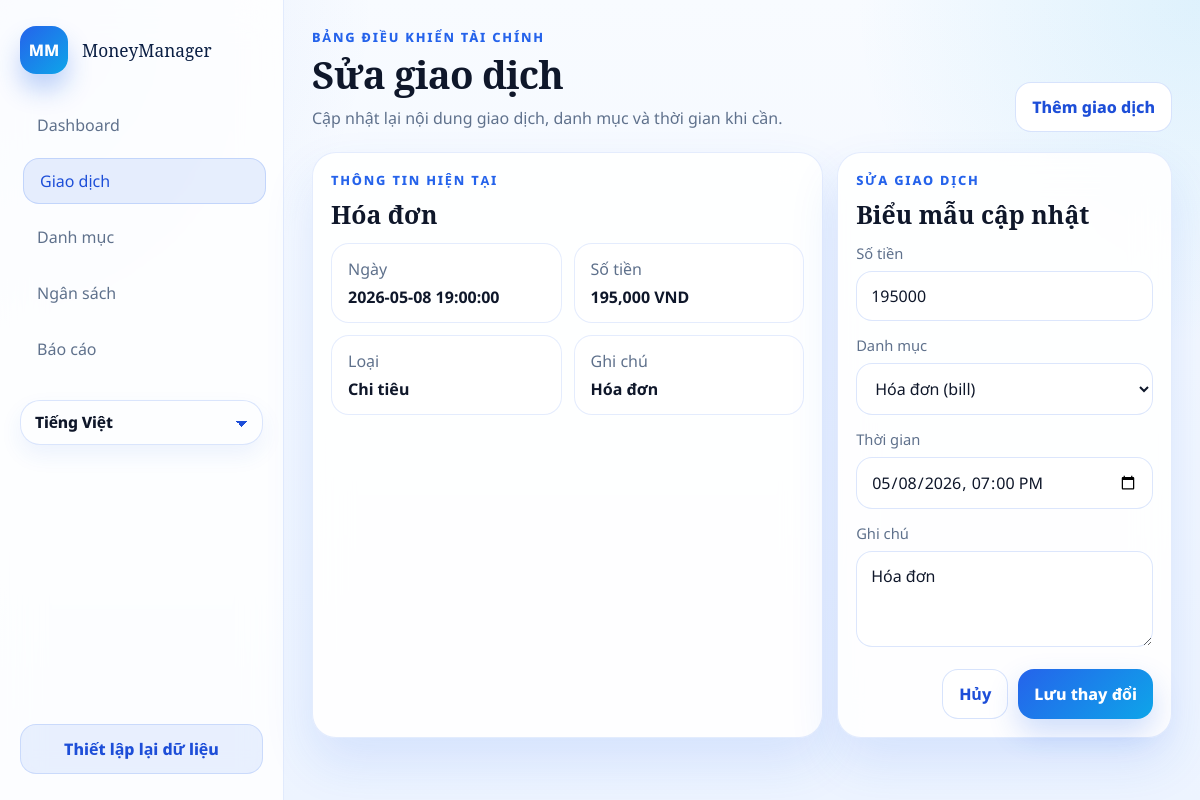
Screenshot of /transactions/47/edit with the database file from the repository.
### tables this page shows
CREATE TABLE categories (
            id INTEGER PRIMARY KEY AUTOINCREMENT,
            key TEXT UNIQUE NOT NULL,
            value TEXT NOT NULL,
            type INTEGER NOT NULL CHECK (type IN (0, 1)) -- 0: chi, 1: thu
        );

CREATE TABLE transactions (
        id INTEGER PRIMARY KEY AUTOINCREMENT,
        date TEXT NOT NULL,
        amount REAL NOT NULL,           -- Số dương cho thu, số âm cho chi
        category_id INTEGER NOT NULL,   -- Tham chiếu sang bảng categories
        note TEXT,
        FOREIGN KEY (category_id) REFERENCES categories (id)
        );

### app.py (the view, shortened to what this page needs)
@app.route("/transactions/<int:transaction_id>/edit", methods=["GET", "POST"])
def edit_transaction(transaction_id: int) -> str:
    transaction_row = _find_transaction(transaction_id)
    if transaction_row is None:
        flash(_flash_message("flash_transaction_not_found"), "error")
        return redirect(url_for("transactions_page"))
    categories = db_helper.get_all_categories()
    return render_template(
        "transaction_edit.html",
        **_shared_context(
            "transactions",
            t("edit_transaction_title"),
            t("edit_transaction_subtitle"),
        ),
        transaction_row=transaction_row,
        categories=categories,
    )

### app.py (called while the page is built)
def _current_language() -> str:
    language = session.get("language", "vi")
    return language if language in FILE_TRANSLATIONS else "vi"

def t(key: str) -> str:
    language = _current_language()
    return FILE_TRANSLATIONS.get(language, FILE_TRANSLATIONS.get("vi", {})).get(key, key)

@app.context_processor
def inject_language_context() -> dict[str, object]:
    return {
        "current_lang": _current_language(),
        "supported_languages": [
            {
                "code": option["code"],
                "label": t("language_vi") if option["code"] == "vi" else t("language_en"),
            }
            for option in SUPPORTED_LANGUAGES
        ],
        "t": t,
        "category_label": _category_label,
        "note_label": _note_label,
    }

def _format_money(value: float) -> str:
    return f"{value:,.0f}"

def _category_label(category_key: str, fallback: str | None = None) -> str:
    label_key = f"category_label_{category_key}"
    label = t(label_key)
    if label != label_key:
        return label
    return fallback or category_key

def _month_bounds(year: int, month: int) -> tuple[str, str]:
    start = datetime(year, month, 1, 0, 0, 0)
    end_day = calendar.monthrange(year, month)[1]
    end = datetime(year, month, end_day, 23, 59, 59)
    return start.strftime("%Y-%m-%d %H:%M:%S"), end.strftime("%Y-%m-%d %H:%M:%S")

def _find_transaction(transaction_id: int) -> dict[str, object] | None:
    return db_helper.get_transaction_by_id(transaction_id)

def _ensure_db() -> None:
    if not app.config.get("DATABASE_READY", False):
        db_helper.init_db()
        app.config["DATABASE_READY"] = True

### modulo/db_helper.py (called while the page is built)
def get_connection():
    db_dir = os.path.join(os.path.dirname(__file__), '../database')
    db_path = os.path.join(db_dir, 'finance.db')
    os.makedirs(db_dir, exist_ok=True)
    conn = sqlite3.connect(db_path)
    conn.row_factory = sqlite3.Row
    return conn

def get_all_categories():
    conn = get_connection()
    cursor = conn.cursor()
    cursor.execute('SELECT * FROM categories ORDER BY type, value')
    rows = cursor.fetchall()
    conn.close()
    return [dict(row) for row in rows]

def get_setting(key):
    conn = get_connection()
    cursor = conn.cursor()
    cursor.execute('SELECT value FROM settings WHERE key = ?', (key,))
    row = cursor.fetchone()
    conn.close()
    return row['value'] if row else None

def get_budget_limit():
    budget_str = get_setting('budget_limit')
    return float(budget_str) if budget_str else 0.0

### templates/transaction_edit.html (shortened to what this page needs)
{% extends "base.html" %}
{% block content %}
<section class="module-grid module-grid-split">
  <article class="panel panel-wide">
    <div class="panel-head">
      <div>
        <p class="panel-kicker">{{ t('current_info') }}</p>
        <h2>{{ category_label(transaction_row.category_key, transaction_row.category_name) }}</h2>
      </div>
    </div>
    <div class="edit-preview">
      <div>
        <span>{{ t('date') }}</span>
        <strong>{{ transaction_row.date }}</strong>
      </div>
      <div>
        <span>{{ t('amount') }}</span>
        <strong>{{ transaction_row.amount|abs|money }} VND</strong>
      </div>
      <div>
        <span>{{ t('type') }}</span>
        <strong>{{ t('income_type') if transaction_row.category_type == 1 else t('expense_type') }}</strong>
      </div>
      <div>
        <span>{{ t('note') }}</span>
        <strong>{{ transaction_row.note or '-' }}</strong>
      </div>
    </div>
  </article>
  <article class="panel panel-medium">
    <div class="panel-head">
      <div>
        <p class="panel-kicker">{{ t('edit_transaction') }}</p>
        <h2>{{ t('update_form') }}</h2>
      </div>
    </div>
    <form class="form-stack" action="{{ url_for('edit_transaction', transaction_id=transaction_row.id) }}" method="post">
      <label>
        <span>{{ t('amount') }}</span>
        <input type="number" name="amount" min="0" step="1000" value="{{ transaction_row.amount|abs|int }}" required>
      </label>
      <label>
        <span>{{ t('category') }}</span>
        <select name="category_id" required>
          {% for category in categories %}
            <option value="{{ category.id }}" {% if category.id == transaction_row.category_id %}selected{% endif %}>
              {{ category_label(category.key, category.value) }} ({{ category.key }})
            </option>
          {% endfor %}
        </select>
      </label>
      <label>
        <span>{{ t('time') }}</span>
        <input type="datetime-local" name="date" value="{{ transaction_row.date[:16].replace(' ', 'T') }}" required>
      </label>
      <label>
        <span>{{ t('note') }}</span>
        <textarea name="note" rows="3">{{ transaction_row.note or '' }}</textarea>
      </label>
      <div class="form-actions">
        <a class="btn btn-outline" href="{{ url_for('transactions_page') }}">{{ t('cancel') }}</a>
        <button type="submit" class="btn btn-primary">{{ t('update_changes') }}</button>
      </div>
    </form>
  </article>
</section>
{% endblock %}

### static/styles.css (style rules this page uses)
:root { --bg: #f3f8ff; --bg-soft: #eaf2ff; --surface: rgba(255, 255, 255, 0.9); --surface-strong: #ffffff; --surface-soft: #eef5ff; --border: rgba(37, 99, 235, 0.12); --border-strong: rgba(37, 99, 235, 0.18); --text: #0f172a; --muted: #5f718c; --primary: #2563eb; --primary-strong: #1d4ed8; --primary-soft: rgba(37, 99, 235, 0.1); --info: #0ea5e9; --success: #10b981; --warning: #f59e0b; --danger: #ef4444; --shadow: 0 24px 50px rgba(37, 99, 235, 0.12); }
* { box-sizing: border-box; }
html { scroll-behavior: auto; }
body { margin: 0; min-height: 100vh; font-family: 'Noto Sans', system-ui, -apple-system, BlinkMacSystemFont, 'Segoe UI', sans-serif; color: var(--text); background: radial-gradient(circle at top left, rgba(37, 99, 235, 0.11), transparent 26%), radial-gradient(circle at top right, rgba(14, 165, 233, 0.11), transparent 24%), linear-gradient(180deg, #f8fbff 0%, #edf4ff 100%); text-rendering: optimizeLegibility; -webkit-font-smoothing: antialiased; }
h1, h2, h3, .brand-name, .topbar-title { font-family: 'Noto Serif', Georgia, 'Times New Roman', serif; font-feature-settings: 'kern' 1, 'liga' 1; }
a { color: inherit; }
.eyebrow, .panel-kicker { margin: 0 0 8px; color: var(--primary); text-transform: uppercase; letter-spacing: 0.14em; font-size: 0.8rem; font-weight: 800; }
.hero-panel, .panel, .metric-card, .balance-card, .quick-link { background: var(--surface); border: 1px solid var(--border); box-shadow: var(--shadow); backdrop-filter: blur(18px); }
.module-grid { display: grid; gap: 18px; margin-top: 18px; }
.module-grid-split { grid-template-columns: minmax(0, 1.45fr) minmax(320px, 0.95fr); }
.panel { padding: 22px; border-radius: 24px; }
.panel-wide, .panel-medium { min-height: 100%; }
.panel-head { display: flex; align-items: flex-start; justify-content: space-between; gap: 16px; margin-bottom: 18px; }
.panel h2, .panel h3 { margin: 0; }
.panel h2 { font-size: 1.55rem; }
.shell-transactions .module-grid { margin-top: 12px; gap: 14px; }
.shell-transactions .panel { padding: 18px; }
.shell-transactions .panel-head { margin-bottom: 12px; }
.edit-preview { display: grid; grid-template-columns: repeat(2, minmax(0, 1fr)); gap: 12px; }
.edit-preview > div, .budget-info-card, .summary-row, .report-transaction-item { padding: 14px 16px; border-radius: 18px; background: var(--surface-strong); border: 1px solid var(--border); }
.edit-preview span, .report-transaction-item span { display: block; color: var(--muted); margin-bottom: 6px; }
.form-actions { display: flex; justify-content: flex-end; gap: 10px; margin-top: 8px; }
.form-stack { display: grid; gap: 14px; }
.form-stack label, .form-inline { display: grid; gap: 8px; }
.form-stack span, .form-inline span { color: var(--muted); font-size: 0.92rem; }
input, select, textarea { width: 100%; border: 1px solid rgba(37, 99, 235, 0.16); border-radius: 16px; background: var(--surface-strong); color: var(--text); padding: 13px 14px; font: inherit; outline: none; transition: border-color 0.18s ease, box-shadow 0.18s ease, transform 0.18s ease; }
textarea { min-height: 96px; resize: vertical; }
.btn { display: inline-flex; align-items: center; justify-content: center; gap: 8px; border: 0; border-radius: 16px; padding: 13px 16px; font: inherit; font-weight: 800; text-decoration: none; cursor: pointer; transition: transform 0.18s ease, box-shadow 0.18s ease, background 0.18s ease; }
.btn-primary { color: #fff; background: linear-gradient(135deg, var(--primary), var(--info)); box-shadow: 0 14px 30px rgba(37, 99, 235, 0.22); }
.btn-outline { color: var(--primary-strong); background: var(--surface-strong); border: 1px solid rgba(37, 99, 235, 0.18); }

### rows the page displays
categories: key+value "Hóa đơn", type "Chi tiêu"
transactions: category_id "Hóa đơn (bill)"

### other values shown
{{ t('dashboard') }} "Dashboard"
{{ t('transactions') }} "Giao dịch"
{{ t('categories') }} "Danh mục"
{{ t('budget') }} "Ngân sách"
{{ t('reports') }} "Báo cáo"
{{ t('reset_data') }} "Thiết lập lại dữ liệu"
{{ t('finance_dashboard') }} "BẢNG ĐIỀU KHIỂN TÀI CHÍNH"
{{ page_title }} "Sửa giao dịch"
{{ page_subtitle }} "Cập nhật lại nội dung giao dịch, danh mục và thời gian khi cần."
{{ t('add_transaction') }} "Thêm giao dịch"
{{ t('current_info') }} "THÔNG TIN HIỆN TẠI"
{{ t('date') }} "Ngày"
{{ t('amount') }} "Số tiền"
{{ t('type') }} "Loại"
{{ t('note') }} "Ghi chú"
